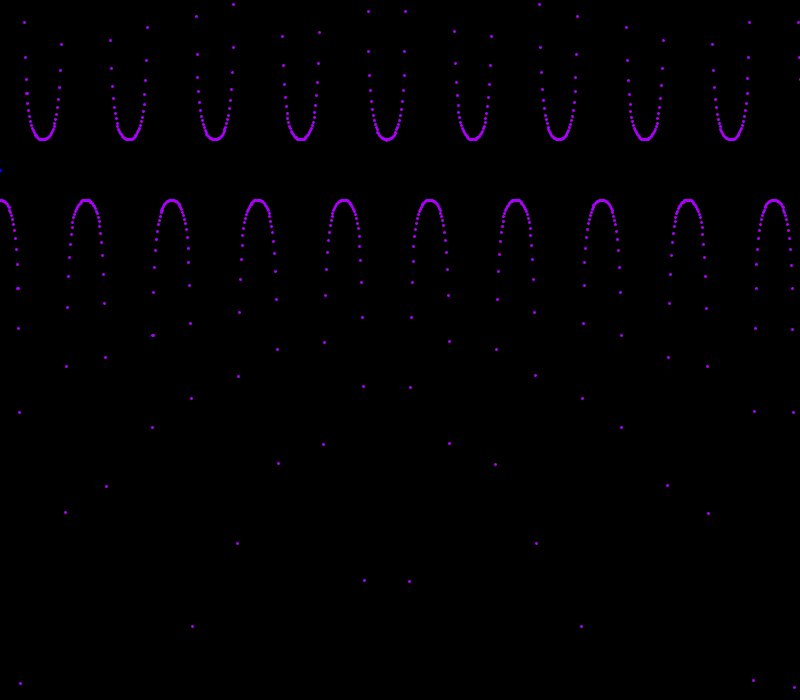
Frame 1 (no input)
Frame 60 (the mouse pressed at the canvas centre just before this capture): identical to frame 1, image omitted
Frame 120 (the mouse held since frame 60 and released just before this capture): identical to frame 1, image omitted

The Processing sketch that drew this single still picture (run headless with seeded random() and noise(); from frame 60 on, the mouse is pressed at the canvas centre):

// Processing sketch: Davidsketch_240228amouse2
// ── Davidsketch_240228amouse2.pde
//add comments
void setup() {
  size(800, 700);
}
float saved= 0;

void draw() {
  background(0);
  stroke(255);
  strokeWeight(3);
  for (float i = 0; i<900; i+=0.9) {
    stroke(#aa00fa);
    point(0 + i, 170+30*1/cos(i * PI/43.0));
          stroke(lerpColor(#ff0000, #0000ff, i/800));

    if (mouseX > i && mouseY> 130 && mouseY < 190 ) {


      saved = i;
      point(0 + i, 170+-9*sin(i * PI/16.6));
    }
            stroke(lerpColor(#0000ff, #ff0000, i/800));

    if ( (mouseY> 130 && mouseY < 190 )==false) {
        point(0 + saved-i, 170+-9*sin(frameCount * saved-i * PI/16.6));
      
    }
  }
}
